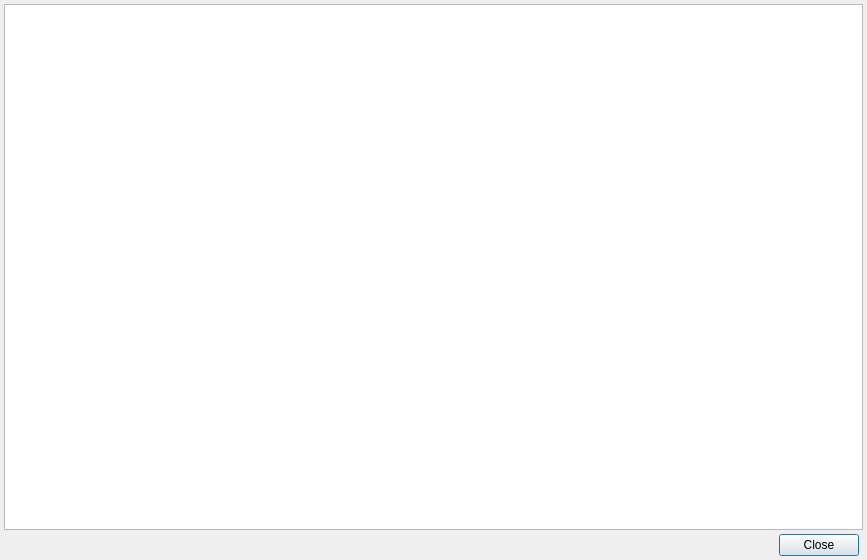
<?xml version="1.0" encoding="UTF-8"?>
<ui version="4.0">
 <class>ReleaseNotesDialog</class>
 <widget class="QDialog" name="ReleaseNotesDialog">
  <property name="geometry">
   <rect>
    <x>0</x>
    <y>0</y>
    <width>867</width>
    <height>560</height>
   </rect>
  </property>
  <property name="windowTitle">
   <string>Release Notes</string>
  </property>
  <layout class="QVBoxLayout" name="verticalLayout">
   <property name="spacing">
    <number>4</number>
   </property>
   <property name="leftMargin">
    <number>4</number>
   </property>
   <property name="topMargin">
    <number>4</number>
   </property>
   <property name="rightMargin">
    <number>4</number>
   </property>
   <property name="bottomMargin">
    <number>4</number>
   </property>
   <item>
    <widget class="ImageTextBrowser" name="textBrowser"/>
   </item>
   <item>
    <layout class="QHBoxLayout" name="horizontalLayout">
     <property name="spacing">
      <number>4</number>
     </property>
     <property name="rightMargin">
      <number>4</number>
     </property>
     <item>
      <spacer name="horizontalSpacer">
       <property name="orientation">
        <enum>Qt::Orientation::Horizontal</enum>
       </property>
       <property name="sizeHint" stdset="0">
        <size>
         <width>40</width>
         <height>20</height>
        </size>
       </property>
      </spacer>
     </item>
     <item>
      <widget class="QPushButton" name="pushButton">
       <property name="text">
        <string>Close</string>
       </property>
      </widget>
     </item>
    </layout>
   </item>
  </layout>
 </widget>
 <customwidgets>
  <customwidget>
   <class>ImageTextBrowser</class>
   <extends>QTextBrowser</extends>
   <header>ImageTextBrowser.h</header>
  </customwidget>
 </customwidgets>
 <resources/>
 <connections>
  <connection>
   <sender>pushButton</sender>
   <signal>clicked()</signal>
   <receiver>ReleaseNotesDialog</receiver>
   <slot>accept()</slot>
   <hints>
    <hint type="sourcelabel">
     <x>825</x>
     <y>535</y>
    </hint>
    <hint type="destinationlabel">
     <x>760</x>
     <y>537</y>
    </hint>
   </hints>
  </connection>
 </connections>
</ui>
